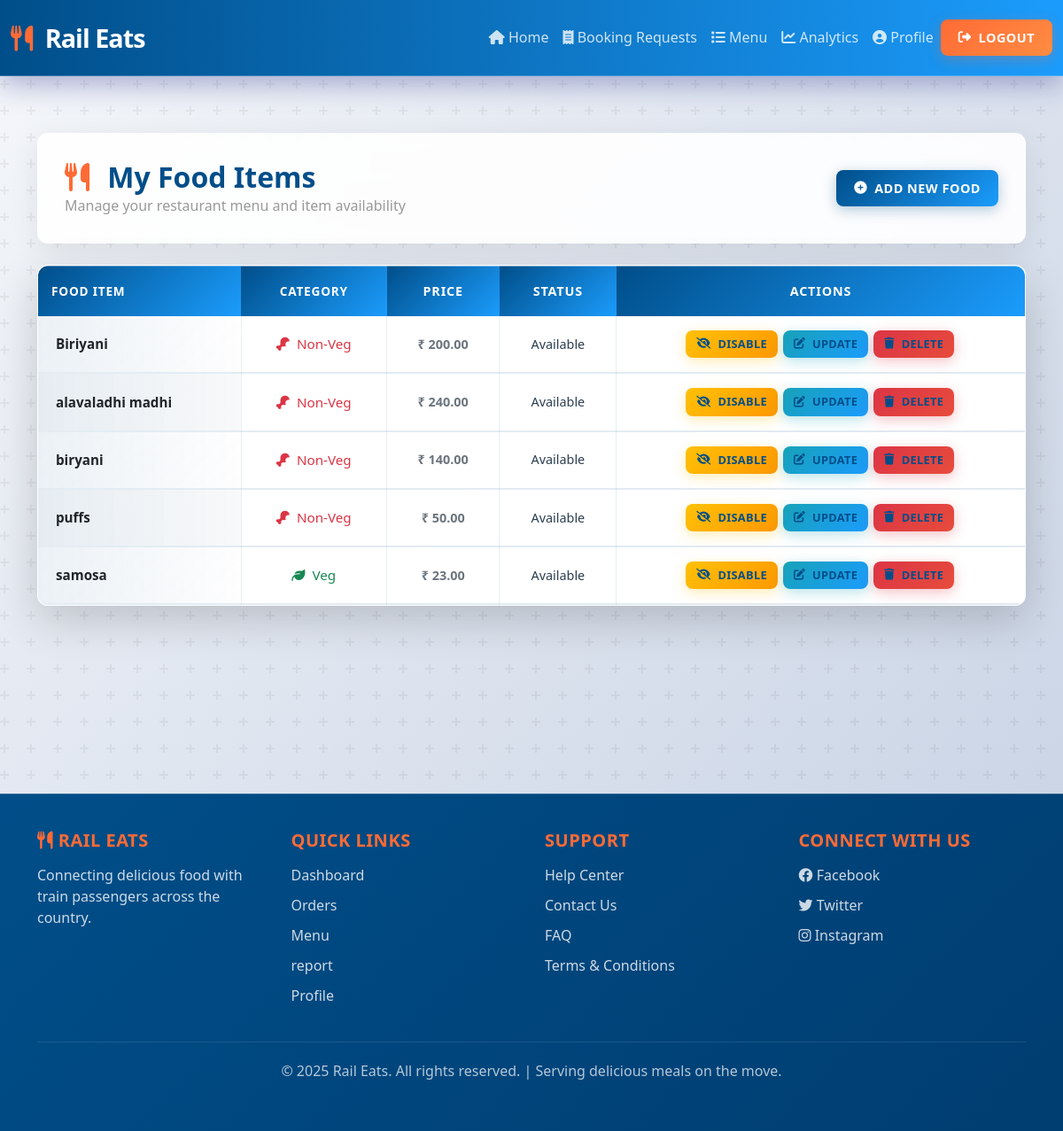
The page /Restaurant/my_foods/ (signed in) on the database its author committed.
### Restaurant/models.py (models this page shows, shortened)
class tbl_food(models.Model):
    restaurant = models.ForeignKey(
        tbl_restaurant,
        on_delete=models.CASCADE,
        related_name='foods'
    )
    food_name = models.CharField(max_length=100)
    category = models.CharField(max_length=50)   # Veg / Non-Veg
    price = models.DecimalField(max_digits=6, decimal_places=2)
    description = models.TextField(blank=True)
    is_available = models.BooleanField(default=True)
    created_at = models.DateTimeField(auto_now_add=True)

### Restaurant/views.py (the view)
# urls.py: path('my_foods/', views.restaurant_foods, name='restaurant_foods'),
def restaurant_foods(request):
    if not request.session.get('rid'):
        return redirect('restaurant_login')
    foods = tbl_food.objects.filter(
        restaurant_id=request.session['rid']
    ).order_by('-created_at')
    return render(request, 'Restaurant/myFoods.html', {
        'foods': foods
    })

### Restaurant/Templates/Restaurant/myFoods.html (shortened to what this page needs)
{% extends 'Restaurant/header.html' %}
{% block content %}
<div class="container py-4">
    <div class="page-header d-flex justify-content-between align-items-center mb-4">
        <div>
            <h2 class="page-title mb-0"><i class="fas fa-utensils"></i> My Food Items</h2>
            <p class="page-subtitle">Manage your restaurant menu and item availability</p>
        </div>
        <a href="{% url 'wrestauarant:add_food' %}" class="btn btn-primary">
            <i class="fas fa-plus-circle"></i> Add New Food
        </a>
    </div>
    <div class="table-container shadow-lg">
        <div class="table-responsive">
            <table class="table table-hover align-middle">
                <thead>
                    <tr>
                        <th scope="col">Food Item</th>
                        <th scope="col">Category</th>
                        <th scope="col">Price</th>
                        <th scope="col">Status</th>
                        <th scope="col" class="text-center">Actions</th>
                    </tr>
                </thead>
                <tbody>
                    {% for food in foods %}
                    <tr>
                        <td class="fw-bold text-dark">
                            {{ food.food_name }}
                        </td>
                        <td>
                            {% if food.category == "Veg" %}
                                <span class="text-success"><i class="fas fa-leaf me-1"></i> Veg</span>
                            {% else %}
                                <span class="text-danger"><i class="fas fa-drumstick-bite me-1"></i> Non-Veg</span>
                            {% endif %}
                        </td>
                        <td class="fw-bold text-secondary">
                            ₹ {{ food.price }}
                        </td>
                        <td>
                            {% if food.is_available %}
                                <span class="badge-status status-success">Available</span>
                            {% else %}
                                <span class="badge-status status-danger">Not Available</span>
                            {% endif %}
                        </td>
                        <td>
                            <div class="action-column">
                                <a href="{% url 'wrestauarant:toggle_food_status' food.id %}"
                                   class="btn {% if food.is_available %}btn-warning{% else %}btn-success{% endif %} btn-sm">
                                    <i class="fas {% if food.is_available %}fa-eye-slash{% else %}fa-eye{% endif %}"></i>
                                    {% if food.is_available %}Disable{% else %}Enable{% endif %}
                                </a>
                                <a href="{% url 'wrestauarant:update_food' food.id %}" class="btn btn-info btn-sm">
                                    <i class="fas fa-edit"></i> Update
                                </a>
                                <a href="{% url 'wrestauarant:delete_food' food.id %}"
                                   class="btn btn-danger btn-sm"
                                   onclick="return confirm('Are you sure you want to delete this food?')">
                                    <i class="fas fa-trash"></i> Delete
                                </a>
                            </div>
                        </td>
                    </tr>
                    {% endfor %}
                </tbody>
            </table>
        </div>
    </div>
</div>
{% endblock %}

### rows shown on the page
tbl_food: food_name "Biriyani", category "Non-Veg" (drawn), price "200.00", is_available "Available"
tbl_food: food_name "alavaladhi madhi", category "Non-Veg" (drawn), price "240.00", is_available "Available"
tbl_food: food_name "biryani", category "Non-Veg" (drawn), price "140.00", is_available "Available"
tbl_food: food_name "puffs", category "Non-Veg" (drawn), price "50.00", is_available "Available"
tbl_food: food_name "samosa", category "Veg" (drawn), price "23.00", is_available "Available"
